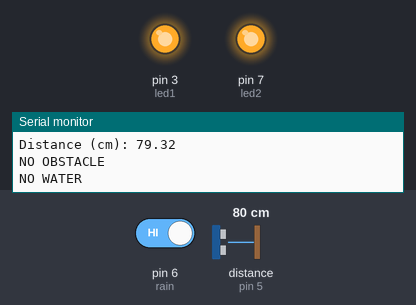
The sketch below on a simulated Arduino Uno, built with avr-gcc and run on an emulated ATmega328P. Parts: output pins drawn as LEDs (lit = HIGH), the last lines printed to the serial monitor. Wiring (inferred from the names in the program): ultrasonic range finder: trigger pin 4; echo pin 5. The inputs (shaded band) are chosen by the test bench; at power-on: distance to the obstacle (sensor on pin 5) 80 cm, pin 6 (rain) HIGH. The echo pulse lasts 58.3 µs per cm; pins used as bus, display or sensor lines are not drawn.

Above: at 1.8 s.
1.9 s: distance to the obstacle (sensor on pin 5) set to 53 cm
3.4 s: distance to the obstacle (sensor on pin 5) set to 46 cm
At 4.8 s:
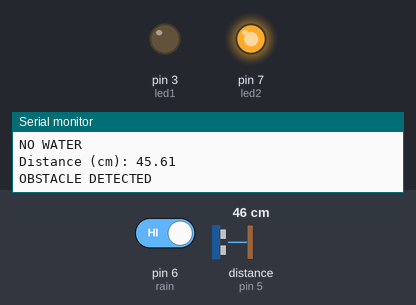
5.5 s: pin 6 (rain) driven LOW
At 9.0 s:
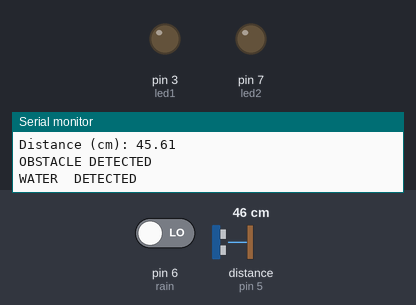
9.5 s: distance to the obstacle (sensor on pin 5) set to 60 cm
At 11.5 s:
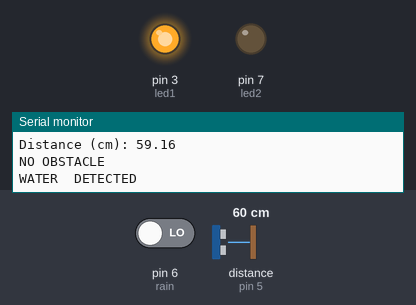
12.5 s: distance to the obstacle (sensor on pin 5) set to 2 cm
At 15.0 s:
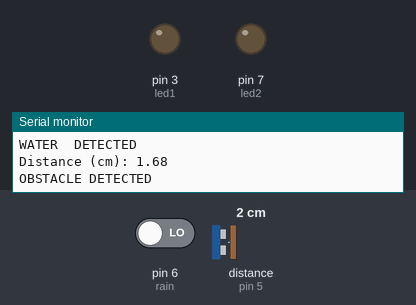
15.5 s: pin 6 (rain) driven HIGH
At 19.3 s:
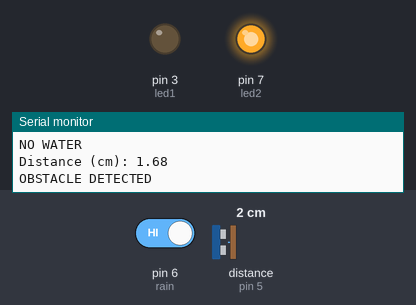
Timing chart, 0 to 20.5 s (numbered marks = the images above; inputs shaded):
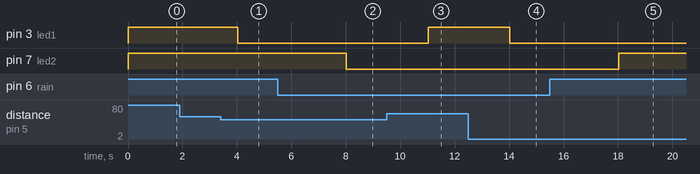

The sketch:

ultrasonic_check.ino
```cpp
const int led1=3;
const int trigPin = 4;
const int echoPin = 5;
const int rain = 6;
const int led2 = 7;


//define sound velocity in cm/uS
#define SOUND_VELOCITY 0.034
#define CM_TO_INCH 0.393701

long duration;
float distanceCm;
float distanceInch;

void setup() {
  Serial.begin(115200); // Starts the serial communication
  pinMode(trigPin, OUTPUT);
pinMode(led1, OUTPUT);
pinMode(led2, OUTPUT);
pinMode(echoPin, INPUT);
pinMode(rain, INPUT);
digitalWrite(led1,HIGH);
digitalWrite(led2,HIGH);
}

void loop() {
  // Clears the trigPin
  digitalWrite(trigPin, LOW);
  delayMicroseconds(2);
  // Sets the trigPin on HIGH state for 10 micro seconds
  digitalWrite(trigPin, HIGH);
  delayMicroseconds(10);
  digitalWrite(trigPin, LOW);

  // Reads the echoPin, returns the sound wave travel time in microseconds
  duration = pulseIn(echoPin, HIGH);
  distanceCm = duration * SOUND_VELOCITY/2;

  distanceInch = distanceCm * CM_TO_INCH;

  Serial.print("Distance (cm): ");
  Serial.println(distanceCm);

   if(distanceCm<50)
   {

    digitalWrite(led1,LOW);
    Serial.println("OBSTACLE DETECTED");
delay(4000);
   }
   else
   {
    digitalWrite(led1,HIGH);
    Serial.println("NO OBSTACLE");

   }
   if(digitalRead(rain)==LOW)
   {

    digitalWrite(led2,LOW);
    Serial.println("WATER  DETECTED");
    delay(3000);
   }
   else
   {
    digitalWrite(led2,HIGH);
    Serial.println("NO WATER");

  delay(1000);
}
}
```

Measured:
- the behaviour switches between 51 and 50 cm on distance to the obstacle (sensor on pin 5) (found by bisection; images 0 and 1)
- after the input at 3.4 s, pin 3 (led1): HIGH → LOW after 0.62 s
- after the input at 5.5 s, pin 7 (led2): HIGH → LOW after 2.5 s
- after the input at 9.5 s, pin 3 (led1): LOW → HIGH after 1.5 s
- after the input at 12.5 s, pin 3 (led1): HIGH → LOW after 1.5 s
- after the input at 15.5 s, pin 7 (led2): LOW → HIGH after 2.5 s
